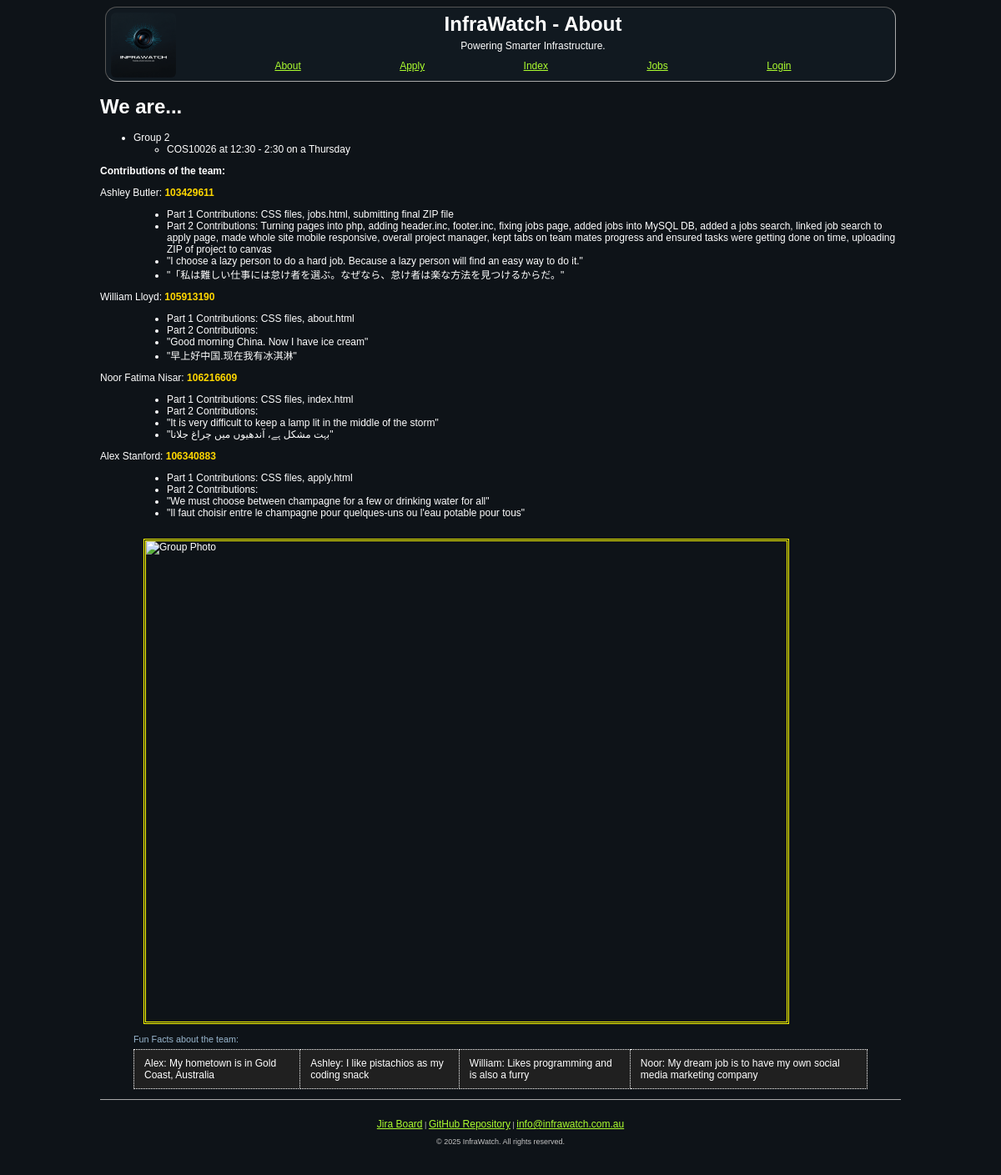
The page /about.php on the database as committed earlier.
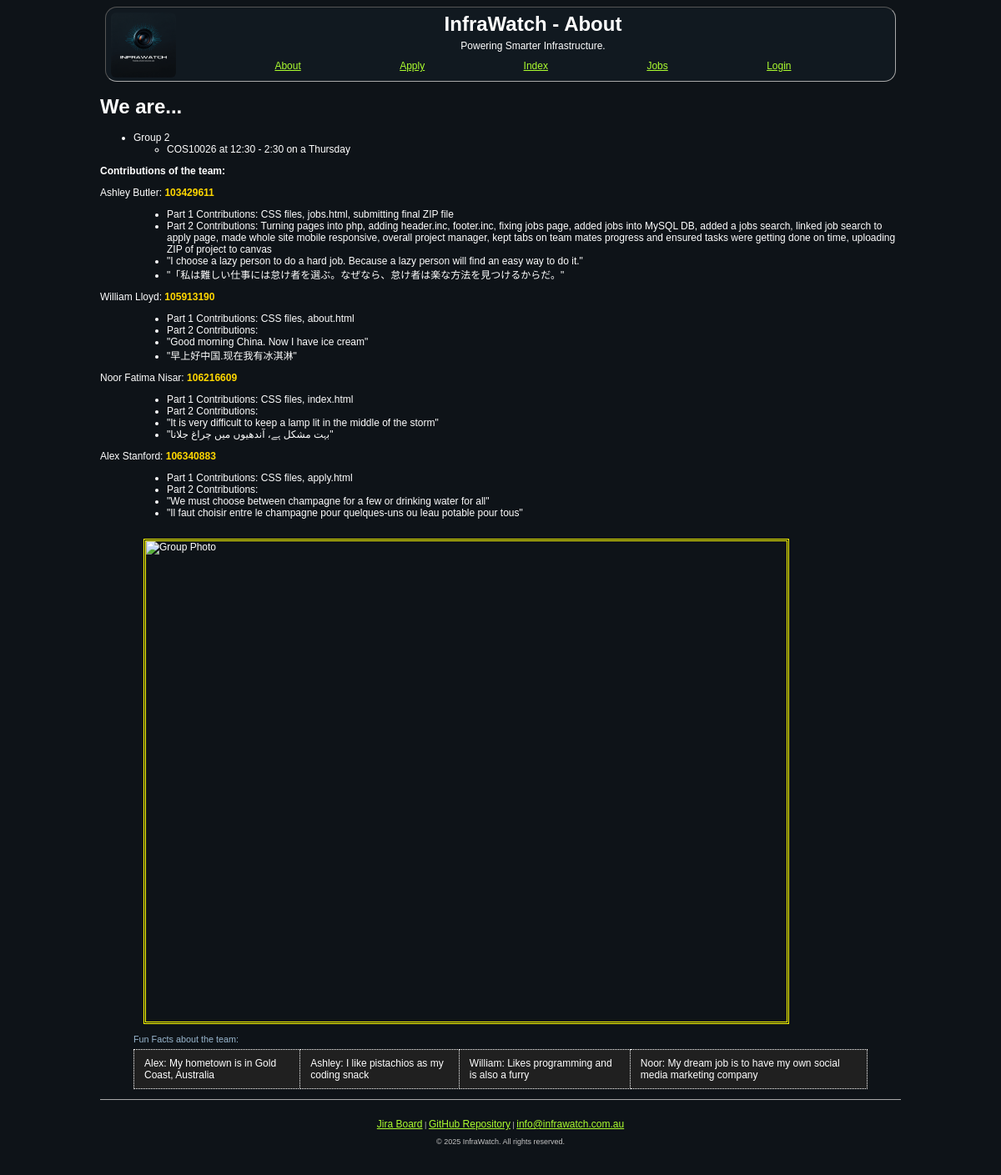
The same page on the database as committed later.
### tables this page shows
CREATE TABLE `contributions` (
  `firstname` varchar(20) NOT NULL,
  `lastname` varchar(20) NOT NULL,
  `studentid` int(11) NOT NULL,
  `part_1_contributions` text NOT NULL,
  `part_2_contributions` text DEFAULT NULL,
  `quote` varchar(200) NOT NULL,
  `quote_in_different_lang` varchar(200) NOT NULL
);

### about.php (the view, shortened to what this page needs)
<!DOCTYPE html>
<html lang="en">
<head>
    <link rel="stylesheet" href="styles/styles.css">
</head>
<body>
<?php $page_title = "About";
    include 'header.inc'; ?>
    <h1>We are...</h1>
    <ul>
        <li>Group 2</li>
        <ul>
            <li>COS10026 at 12:30 - 2:30 on a Thursday</li>
        </ul>
    </ul>
    <h2>Contributions of the team:</h2>
    <dl>
    <?php
        $conn = mysqli_connect($host, $username, $password, $database);
        if(!$conn) {
            echo "<p> Database connection failed". mysqli_connect_error(). "</p>";
        }
        else {
            $sql = "SELECT firstname, lastname, studentid, part_1_contributions, part_2_contributions, quote, quote_in_different_lang FROM contributions";
            $result = mysqli_query($conn, $sql);
            if($result && mysqli_num_rows($result) > 0){
                while($row = mysqli_fetch_assoc($result)){
                    $firstname = htmlspecialchars($row['firstname']);
                    $lastname = htmlspecialchars($row['lastname']);
                    $studentid = htmlspecialchars($row['studentid']);
                    $part_1_contributions = htmlspecialchars($row['part_1_contributions']);
                    $part_2_contributions = htmlspecialchars($row['part_2_contributions']);
                    $quote = htmlspecialchars($row['quote']);
                    $quote_in_different_lang = htmlspecialchars($row['quote_in_different_lang']);
                    echo "
                        <dt>$firstname $lastname: <span class=\"studentid\">$studentid</span></dt>
                        <dd>
                        <ul>
                            <li>Part 1 Contributions: $part_1_contributions</li>
                            <li>Part 2 Contributions: $part_2_contributions</li>
                            <li>\"$quote\"</li>
                            <li>\"$quote_in_different_lang\"</li>
                        </ul>
                    <dd>
                    ";
                };
            };
        }
    ?>
    </dl>
    <figure>
        <img src = "images/groupphoto.png" alt="Group Photo" width="400" height="300" id="groupphoto">
        <figcaption>
            <table>
                <caption>Fun Facts about the team:</caption>
                <tr>
                    <td>
                        Alex: My hometown is in Gold Coast, Australia
                    </td>
                    <td>
                        Ashley: I like pistachios as my coding snack
                    </td>
                    <td>
                        William: Likes programming and is also a furry
                    </td>
                    <td>
                        Noor: My dream job is to have my own social media marketing company
                    </td>
                </tr>
            </table>
        </figcaption>
    </figure>
        <?php include 'footer.inc'; ?>
</body>

Rows that differ between the two databases and show on the page:
changed contributions "Alex": quote_in_different_lang "Il faut choisir entre le champagne pour quelques-uns ou l'eau potable pour tous" → "Il faut choisir entre le champagne pour quelques-uns ou leau potable pour tous"
